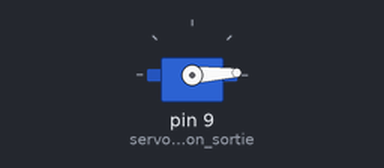
The sketch below on a simulated Arduino Uno, built with avr-gcc and run on an emulated ATmega328P. Shown: servo.

Above: at 0.05 s.
At 1.55 s:
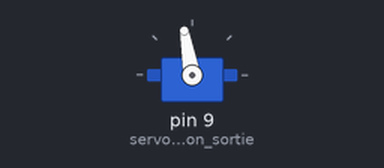
At 2.8 s:
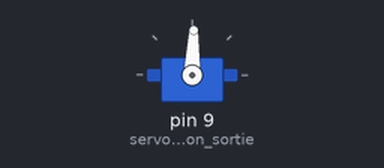
At 5.6 s:
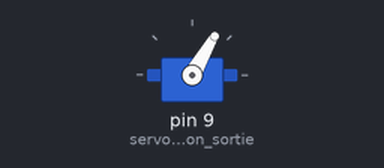
Timing chart, 0 to 7.3 s (numbered marks = the images above):
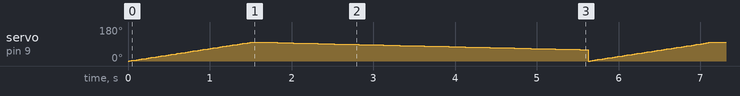

The sketch:

Motor_control.ino
```cpp
#include <Servo.h>

Servo servo_position_sortie;  // Create a servo object

int pos = 0;    // Variable to store the servo position

void setup() {
  servo_position_sortie.attach(9);  // Attach the servo to pin 9
}

void loop() {
  for (pos = 0; pos <= 100; pos += 1) { // Sweep from 0 to 180 degrees
    servo_position_sortie.write(pos);               // Set the servo position
    delay(15);                        // Wait for the servo to reach the position
  }

  for (pos = 100; pos >= 60; pos -= 1) { // Sweep from 180 to 0 degrees
    servo_position_sortie.write(pos);               // Set the servo position
    delay(100);                        // Wait for the servo to reach the position
  }
}
```
